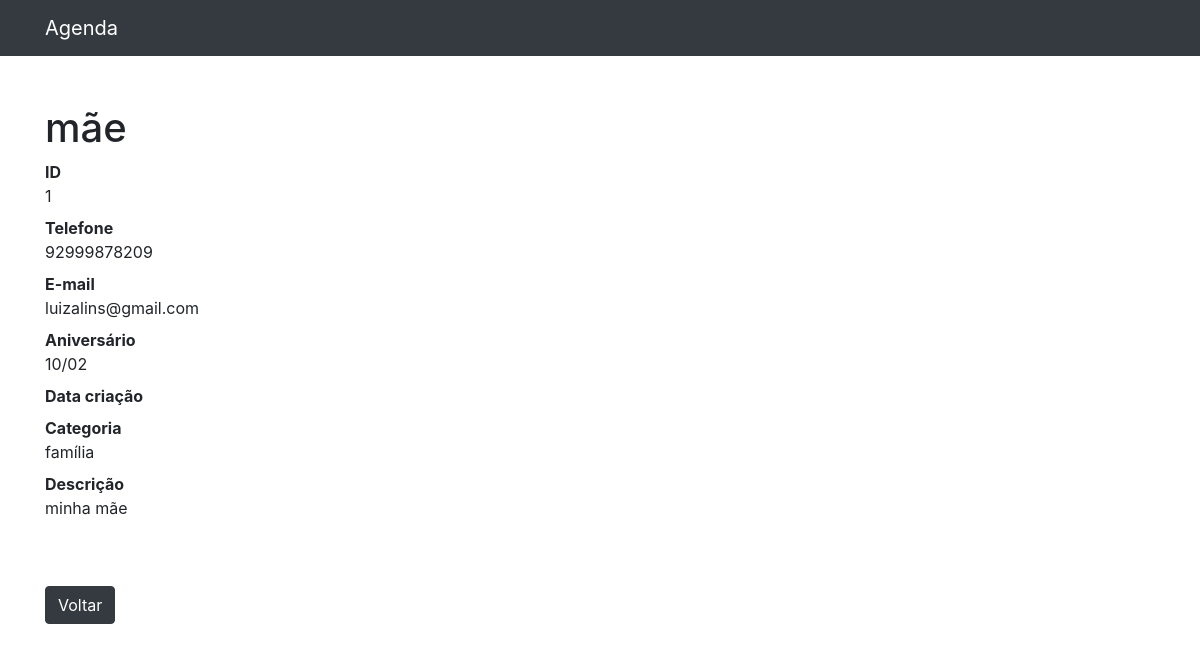
The page /1 on the database its author committed.
### invistame/models.py (models this page shows, shortened)
class Contato(models.Model):
    nome = models.CharField(max_length=80)
    sobrenome = models.CharField(max_length=80, blank=True)
    telefone = models.CharField(max_length=13, default=None)
    aniversario = models.DateField(default=None)
    email  = models.CharField(max_length=80)
    descricao = models.TextField(max_length=100, blank=True)
    categoria = models.ForeignKey(CategoriaContato, on_delete=models.DO_NOTHING, default=None)

class CategoriaContato(models.Model):
    nome = models.CharField(max_length=100)
    def __str__(self):
        return self.nome

### invistame/views.py (the view)
# urls.py: path('<int:contato_id>', views.ver_contato, name='ver_contato'),
def ver_contato(request, contato_id):
    try:
        contato =  Contato.objects.get(id=contato_id)
        return render(request, 'agenda/detalhes.html', {
            'contato' : contato
        })
    except Contato.DoesNotExist as e:
        raise Http404()

### invistame/templates/agenda/detalhes.html (shortened to what this page needs)
{% load static %}
<!DOCTYPE html>
<html lang="pt">
<head>
  <link href="{% static 'vendor/bootstrap/css/bootstrap.min.css'  %}" rel="stylesheet">
</head>
<body>
  <nav class="navbar navbar-expand-lg navbar-dark bg-dark static-top">
    <div class="container">
      <a class="navbar-brand" href="#">Agenda</a>
    </div>
  </nav>
  <div class="container">
    <div class="row">
      <div class="col-lg-12">
        <h1 class="mt-5">{{ contato.nome }} {{ contato.sobrenome }}</h1>
        <dl>
          <dt>ID</dt>
          <dd>{{ contato.id }}</dd>
          <dt>Telefone</dt>
          <dd>{{ contato.telefone }}</dd>
          <dt>E-mail</dt>
          <dd>{{ contato.email }}</dd>
          <dt>Aniversário</dt>
          <dd>{{ contato.aniversario|date:'d/m' }}</dd>
          <dt>Data criação</dt>
          <dt>Categoria</dt>
          <dd>{{ contato.categoria }}</dd>
          <dt>Descrição</dt>
          <dd>
            {{ contato.descricao }}
          </dd>
        </dl>
      </div>
    </div>
    <button class="btn btn-dark" style="margin-top: 50px;"><a style="color: white; text-decoration: none;"
      href="{% url 'contatos' %}">Voltar</a></button>
  </div>
</body>
</html>

### rows shown on the page
Contato: nome "mãe", id "1", telefone "92999878209", email "luizalins@gmail.com", aniversario "10/02", categoria "família", descricao "minha mãe"
